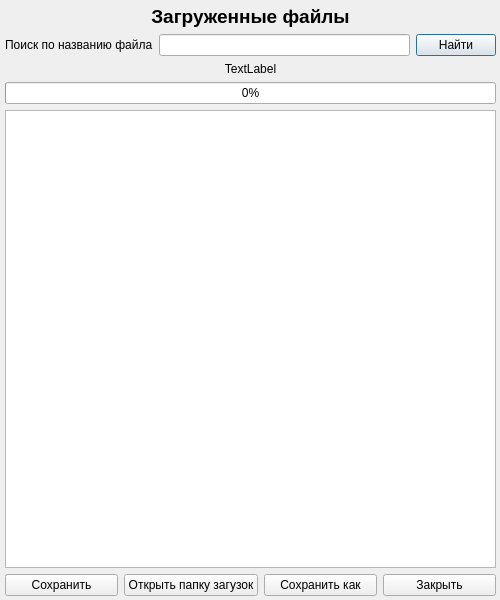
<?xml version="1.0" encoding="UTF-8"?>
<ui version="4.0">
 <class>AdditionsFilesDialog</class>
 <widget class="QDialog" name="AdditionsFilesDialog">
  <property name="windowModality">
   <enum>Qt::NonModal</enum>
  </property>
  <property name="geometry">
   <rect>
    <x>0</x>
    <y>0</y>
    <width>500</width>
    <height>600</height>
   </rect>
  </property>
  <property name="windowTitle">
   <string>Загруженные файлы</string>
  </property>
  <property name="windowIcon">
   <iconset resource="resources.qrc">
    <normaloff>:/img/additions_dark.png</normaloff>:/img/additions_dark.png</iconset>
  </property>
  <widget class="QWidget" name="verticalLayoutWidget">
   <property name="geometry">
    <rect>
     <x>0</x>
     <y>0</y>
     <width>501</width>
     <height>601</height>
    </rect>
   </property>
   <layout class="QVBoxLayout" name="verticalLayout" stretch="0,0,0,0,0,0">
    <property name="leftMargin">
     <number>5</number>
    </property>
    <property name="topMargin">
     <number>5</number>
    </property>
    <property name="rightMargin">
     <number>5</number>
    </property>
    <property name="bottomMargin">
     <number>5</number>
    </property>
    <item>
     <widget class="QLabel" name="label">
      <property name="font">
       <font>
        <pointsize>14</pointsize>
        <weight>75</weight>
        <bold>true</bold>
       </font>
      </property>
      <property name="text">
       <string>Загруженные файлы</string>
      </property>
      <property name="alignment">
       <set>Qt::AlignCenter</set>
      </property>
     </widget>
    </item>
    <item>
     <layout class="QHBoxLayout" name="horizontalLayout_2">
      <item>
       <widget class="QLabel" name="label_2">
        <property name="text">
         <string>Поиск по названию файла</string>
        </property>
       </widget>
      </item>
      <item>
       <widget class="QLineEdit" name="leFind"/>
      </item>
      <item>
       <widget class="QPushButton" name="pbFind">
        <property name="text">
         <string>Найти</string>
        </property>
        <property name="default">
         <bool>true</bool>
        </property>
       </widget>
      </item>
     </layout>
    </item>
    <item>
     <widget class="QLabel" name="lableLoad">
      <property name="enabled">
       <bool>true</bool>
      </property>
      <property name="text">
       <string>TextLabel</string>
      </property>
      <property name="alignment">
       <set>Qt::AlignCenter</set>
      </property>
     </widget>
    </item>
    <item>
     <widget class="QProgressBar" name="pbFileDownload">
      <property name="maximum">
       <number>10000</number>
      </property>
      <property name="value">
       <number>0</number>
      </property>
     </widget>
    </item>
    <item>
     <widget class="QTableWidget" name="twFiles">
      <property name="editTriggers">
       <set>QAbstractItemView::NoEditTriggers</set>
      </property>
      <property name="selectionMode">
       <enum>QAbstractItemView::SingleSelection</enum>
      </property>
      <property name="selectionBehavior">
       <enum>QAbstractItemView::SelectRows</enum>
      </property>
      <attribute name="verticalHeaderVisible">
       <bool>false</bool>
      </attribute>
     </widget>
    </item>
    <item>
     <layout class="QHBoxLayout" name="horizontalLayout">
      <item>
       <widget class="QPushButton" name="pbSave">
        <property name="text">
         <string>Сохранить</string>
        </property>
       </widget>
      </item>
      <item>
       <widget class="QPushButton" name="pbOpenInExplorrer">
        <property name="text">
         <string>Открыть папку загузок</string>
        </property>
       </widget>
      </item>
      <item>
       <widget class="QPushButton" name="pbSaveAs">
        <property name="text">
         <string>Сохранить как</string>
        </property>
       </widget>
      </item>
      <item>
       <widget class="QPushButton" name="pbClose">
        <property name="text">
         <string>Закрыть</string>
        </property>
       </widget>
      </item>
     </layout>
    </item>
   </layout>
  </widget>
 </widget>
 <resources>
  <include location="resources.qrc"/>
 </resources>
 <connections/>
</ui>
